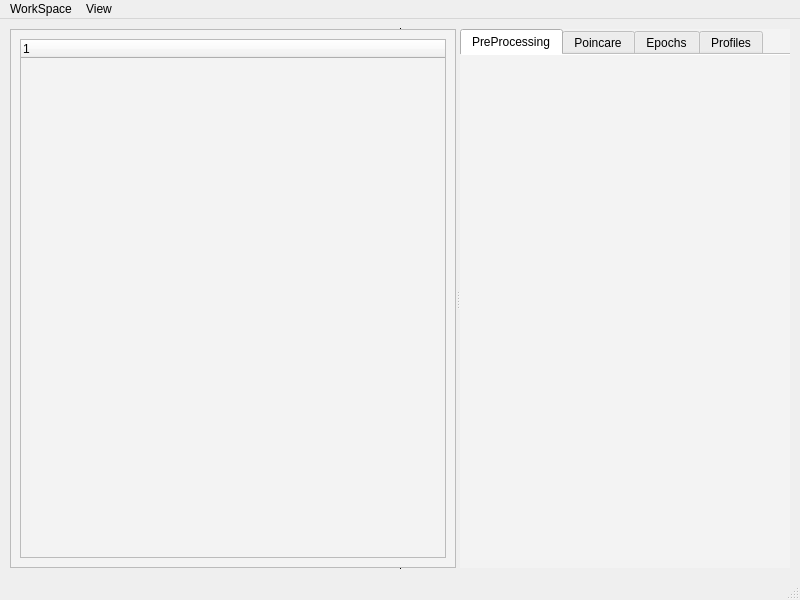
<?xml version="1.0" encoding="UTF-8"?>
<ui version="4.0">
 <class>MainWindow</class>
 <widget class="QMainWindow" name="MainWindow">
  <property name="geometry">
   <rect>
    <x>0</x>
    <y>0</y>
    <width>800</width>
    <height>600</height>
   </rect>
  </property>
  <property name="windowTitle">
   <string>MainWindow</string>
  </property>
  <widget class="QWidget" name="centralwidget">
   <layout class="QVBoxLayout" name="verticalLayout">
    <item>
     <widget class="QSplitter" name="splitter">
      <property name="sizePolicy">
       <sizepolicy hsizetype="MinimumExpanding" vsizetype="MinimumExpanding">
        <horstretch>1</horstretch>
        <verstretch>1</verstretch>
       </sizepolicy>
      </property>
      <property name="baseSize">
       <size>
        <width>2</width>
        <height>0</height>
       </size>
      </property>
      <property name="frameShape">
       <enum>QFrame::Shape::VLine</enum>
      </property>
      <property name="orientation">
       <enum>Qt::Orientation::Horizontal</enum>
      </property>
      <widget class="QFrame" name="Treeframe">
       <property name="baseSize">
        <size>
         <width>100</width>
         <height>0</height>
        </size>
       </property>
       <property name="styleSheet">
        <string notr="true">background-color: #f3f3f3;</string>
       </property>
       <property name="frameShape">
        <enum>QFrame::Shape::StyledPanel</enum>
       </property>
       <property name="frameShadow">
        <enum>QFrame::Shadow::Raised</enum>
       </property>
       <layout class="QHBoxLayout" name="horizontalLayout">
        <item>
         <widget class="QTreeWidget" name="treeWidget">
          <property name="rootIsDecorated">
           <bool>true</bool>
          </property>
          <column>
           <property name="text">
            <string notr="true">1</string>
           </property>
          </column>
         </widget>
        </item>
       </layout>
      </widget>
      <widget class="QTabWidget" name="Views">
       <property name="styleSheet">
        <string notr="true">background-color: #f3f3f3;</string>
       </property>
       <property name="currentIndex">
        <number>0</number>
       </property>
       <property name="documentMode">
        <bool>true</bool>
       </property>
       <widget class="QWidget" name="PreProcessing">
        <attribute name="title">
         <string>PreProcessing</string>
        </attribute>
        <layout class="QHBoxLayout" name="horizontalLayout_2">
         <item>
          <widget class="QWidget" name="mplPreProcessing" native="true"/>
         </item>
        </layout>
       </widget>
       <widget class="QWidget" name="Poincare">
        <attribute name="title">
         <string>Poincare</string>
        </attribute>
        <layout class="QHBoxLayout" name="horizontalLayout_3">
         <item>
          <widget class="QWidget" name="mplPoincare" native="true"/>
         </item>
        </layout>
       </widget>
       <widget class="QWidget" name="Epochs">
        <attribute name="title">
         <string>Epochs</string>
        </attribute>
        <layout class="QHBoxLayout" name="horizontalLayout_4">
         <item>
          <widget class="QWidget" name="mplEpochs" native="true"/>
         </item>
        </layout>
       </widget>
       <widget class="QWidget" name="Profiles">
        <attribute name="title">
         <string>Profiles</string>
        </attribute>
        <layout class="QHBoxLayout" name="horizontalLayout_5">
         <item>
          <widget class="QWidget" name="mplProfiles" native="true">
           <layout class="QVBoxLayout" name="verticalLayout_2">
            <item>
             <widget class="QScrollArea" name="scrollArea">
              <property name="widgetResizable">
               <bool>true</bool>
              </property>
              <widget class="QWidget" name="scrollAreaWidgetContents">
               <property name="geometry">
                <rect>
                 <x>0</x>
                 <y>0</y>
                 <width>98</width>
                 <height>28</height>
                </rect>
               </property>
              </widget>
             </widget>
            </item>
           </layout>
          </widget>
         </item>
        </layout>
       </widget>
      </widget>
     </widget>
    </item>
   </layout>
  </widget>
  <widget class="QMenuBar" name="menubar">
   <property name="geometry">
    <rect>
     <x>0</x>
     <y>0</y>
     <width>800</width>
     <height>22</height>
    </rect>
   </property>
   <widget class="QMenu" name="menufile">
    <property name="title">
     <string>WorkSpace</string>
    </property>
    <addaction name="actionOpen_Workspace"/>
   </widget>
   <widget class="QMenu" name="menuView">
    <property name="title">
     <string>View</string>
    </property>
    <addaction name="actionSettings"/>
   </widget>
   <addaction name="menufile"/>
   <addaction name="menuView"/>
  </widget>
  <widget class="QStatusBar" name="statusbar"/>
  <action name="actionOpen_Workspace">
   <property name="text">
    <string>Open Workspace</string>
   </property>
  </action>
  <action name="actionSettings">
   <property name="text">
    <string>Settings</string>
   </property>
  </action>
 </widget>
 <resources/>
 <connections/>
</ui>
